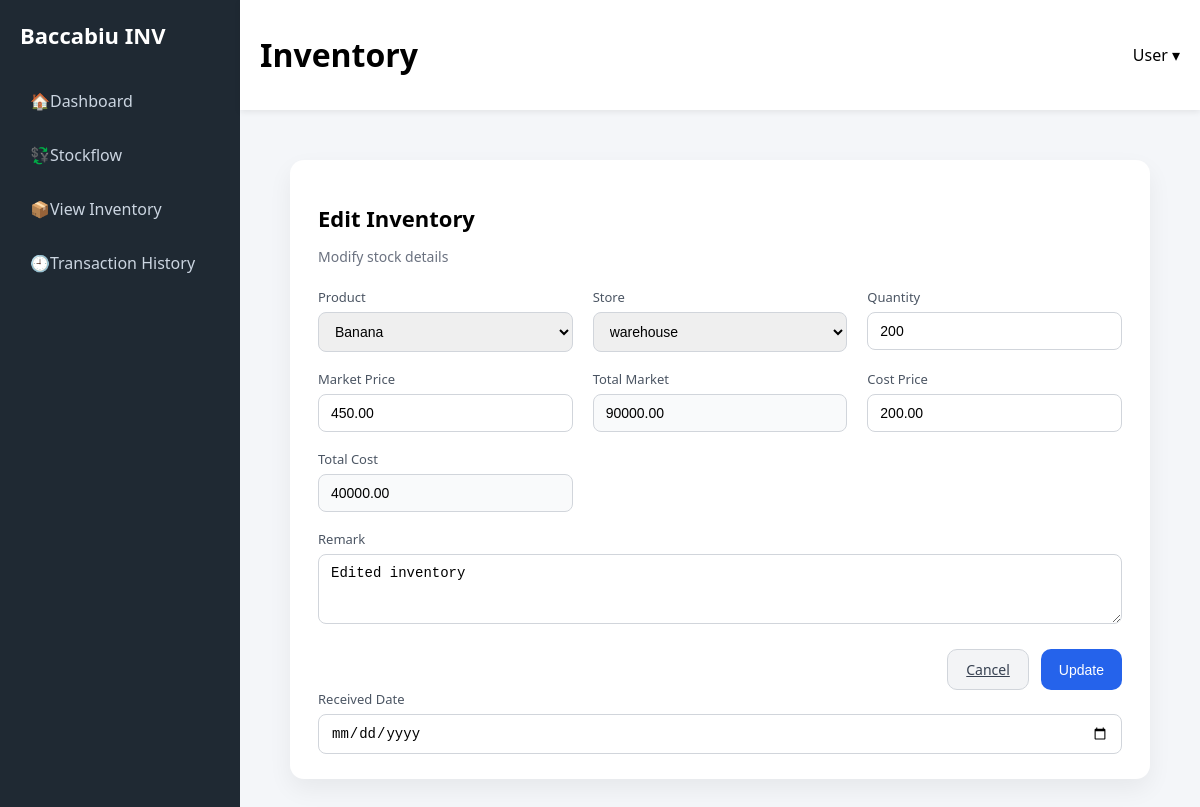
Page /edit-inventory/7/ on the committed database.
### inv_data/models.py (models this page shows, shortened)
class Inventory(models.Model):
    product = models.ForeignKey(Product, on_delete=models.CASCADE)
    store = models.ForeignKey(Store, on_delete=models.CASCADE)
    quantity = models.IntegerField(default=0)
    class Meta:
        unique_together = ('product', 'store')

class Product(models.Model):
    product_code = models.CharField(max_length=100)
    product_name = models.CharField(max_length=255)
    category = models.ForeignKey(Category, on_delete=models.CASCADE)
    class Meta:
        unique_together = ("product_code", "product_name", "category")

class Store(models.Model):
    store_name = models.CharField(max_length=100, unique=True)

class StockTransactionItem(models.Model):
    transaction = models.ForeignKey(
        StockTransaction,
        related_name='items',
        on_delete=models.CASCADE
    )
    product = models.ForeignKey(
        Product,
        on_delete=models.CASCADE
    )
    quantity = models.IntegerField()
    cost_price = models.DecimalField(
        max_digits=10,
        decimal_places=2,
        null=True,
        blank=True
    )
    market_price = models.DecimalField(
        max_digits=10,
        decimal_places=2,
        null=True,
        blank=True
    )
    total_cost = models.DecimalField(
        max_digits=10,
        decimal_places=2,
        null=True,
        blank=True
    )
    total_market = models.DecimalField(
        max_digits=10,
        decimal_places=2,
        null=True,
        blank=True
    )
    from_location = models.CharField(max_length=100, blank=True, null=True)
    to_location = models.CharField(max_length=100, blank=True, null=True)

### inv_data/views.py (the view, shortened to what this page needs)
# urls.py: path('edit-inventory/<int:id>/', views.edit_inventory, name='edit_inventory'),
def edit_inventory(request, id):
    inventory = get_object_or_404(Inventory, id=id)
    products = Product.objects.all()
    categories = Category.objects.all()
    stores = Store.objects.all()
    last_item = StockTransactionItem.objects.filter(
    product=inventory.product
).order_by("-id").first()
    return render(request, "edit_inventory.html", {
    "inventory": inventory,
    "categories": categories,
    "stores": stores,
    "products": products,
    "last_item": last_item,
})

### templates/edit_inventory.html (shortened to what this page needs)
{% extends "base.html" %}
{% load static %}
{% block content %}
<link rel="stylesheet" href="{% static 'css/stockadd.css' %}">
<div class="app-layout">
    <main class="main-content">
        <section class="content-area">
            <div class="form-card">
                <h2>Edit Inventory</h2>
                <p class="subtitle">Modify stock details</p>
                <form method="POST">
                    <div class="form-grid">
                        <div class="form-group">
                            <label>Product</label>
                            <select name="product">
                                {% for p in products %}
                                <option value="{{ p.id }}" {% if p.id == inventory.product.id %}selected{% endif %}>
                                    {{ p.product_name }}
                                </option>
                                {% endfor %}
                            </select>
                        </div>
                        <div class="form-group">
                            <label>Store</label>
                            <select name="store">
                                {% for s in stores %}
                                <option value="{{ s.id }}" {% if s.id == inventory.store.id %}selected{% endif %}>
                                    {{ s.store_name }}
                                </option>
                                {% endfor %}
                            </select>
                        </div>
                        <div class="form-group">
                            <label>Quantity</label>
                            <input type="number" name="quantity" value="{{ inventory.quantity }}" required>
                        </div>
                        <div class="form-group">
                            <label>Market Price</label>
                            <input type="number" step="0.01" name="market_price" id="marketPrice"
value="{{ last_item.market_price|default:0 }}">
                        </div>
                        <div class="form-group">
                            <label>Total Market</label>
                            <input type="number" step="0.01" id="totalMarket" readonly>
                        </div>
                        <div class="form-group">
                            <label>Cost Price</label>
                            <input type="number" step="0.01" name="cost_price" id="costPrice"
value="{{ last_item.cost_price|default:0 }}">
                        </div>
                        <div class="form-group">
                            <label>Total Cost</label>
                            <input type="number" step="0.01" id="totalCost" readonly>
                        </div>
                        <div class="form-group full-width">
                            <label>Remark</label>
                            <textarea name="remark" rows="3">Edited inventory</textarea>
                        </div>
                    </div>
                    <div class="form-actions">
                        <a href="{% url 'viewInventory' %}" class="btn-secondary">Cancel</a>
                        <button type="submit" class="btn-primary">Update</button>
                    </div>
                    <div class="form-group">
    <label>Received Date</label>
    <input type="date" name="received_date" required>
</div>
                </form>
            </div>
        </section>
    </main>
</div>
{% endblock %}

### static/css/base.css (style rules this page uses)
* { box-sizing: border-box; }
body { margin: 0; font-family: "Segoe UI", Arial, sans-serif; background: #f4f6f9; }
.app-layout { display: flex; min-height: 100vh; }
.main-content { flex: 1; display: flex; flex-direction: column; }

### static/css/stockadd.css (style rules this page uses)
.content-area { padding: 25px; }
.form-card { background: #ffffff; border-radius: 14px; padding: 25px 28px; max-width: 1100px; margin: auto; box-shadow: 0 10px 25px rgba(0,0,0,0.06); }
.form-card h2 { font-size: 22px; font-weight: 600; margin-bottom: 6px; }
.form-card .subtitle { font-size: 14px; color: #6b7280; margin-bottom: 22px; }
.form-grid { display: grid; grid-template-columns: repeat(3, 1fr); gap: 18px 20px; }
.form-group { display: flex; flex-direction: column; }
.form-group.full-width { grid-column: span 3; }
.form-group label { font-size: 13px; color: #4b5563; margin-bottom: 6px; }
.form-group input, .form-group select, .form-group textarea { padding: 10px 12px; border: 1px solid #d1d5db; border-radius: 8px; font-size: 14px; outline: none; transition: border 0.2s ease, box-shadow 0.2s ease; }
.form-group input[readonly] { background: #f9fafb; }
.form-actions { margin-top: 25px; display: flex; justify-content: flex-end; gap: 12px; }
.btn-primary { background: #2563eb; color: #fff; border: none; border-radius: 10px; padding: 10px 18px; font-size: 14px; cursor: pointer; transition: background 0.2s ease, transform 0.1s ease; }
.btn-secondary { background: #f3f4f6; color: #374151; border: 1px solid #d1d5db; border-radius: 10px; padding: 10px 18px; font-size: 14px; cursor: pointer; }

### rows in the picture
Inventory: product "Banana", store "warehouse", quantity "200"
StockTransactionItem: market_price "450.00", cost_price "200.00"
